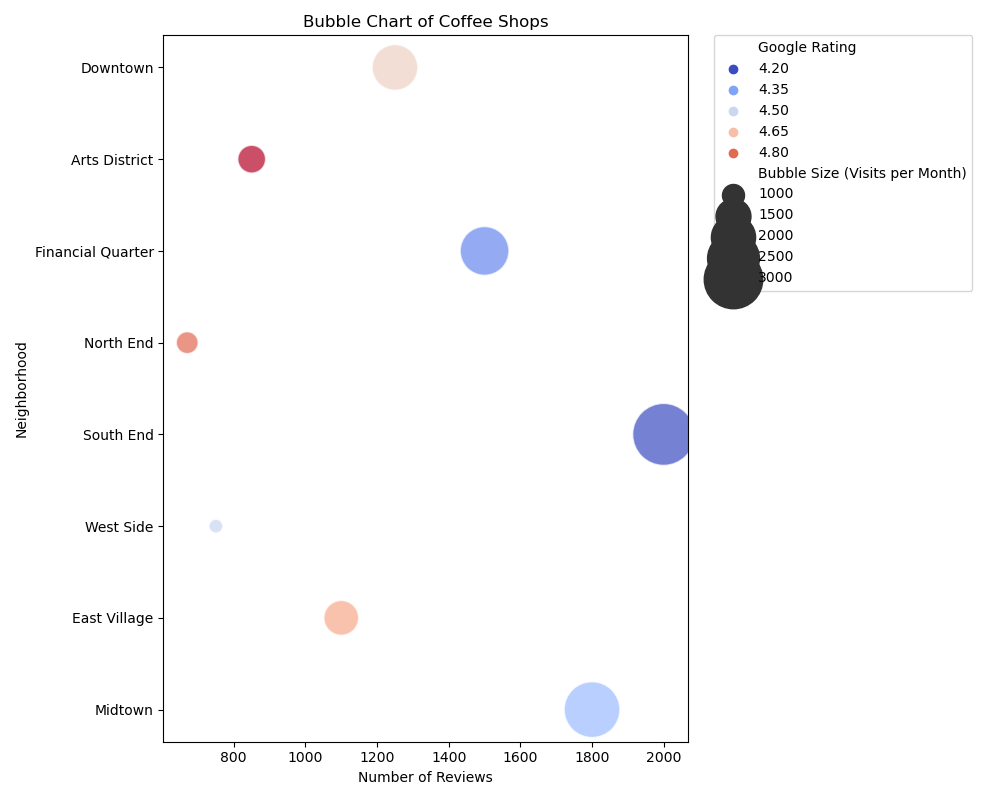

The script that drew this image:

import pandas as pd
import seaborn as sns
import matplotlib.pyplot as plt

# Data provided in a list of dictionaries
data = [
    {'Coffee Shop Name': 'Bean Flickers', 'Neighborhood': 'Downtown', 'Google Rating': 4.6, 'Number of Reviews': 1250, 'Bubble Size (Visits per Month)': 2100},
    {'Coffee Shop Name': "Cup o' Joe", 'Neighborhood': 'Arts District', 'Google Rating': 4.9, 'Number of Reviews': 850, 'Bubble Size (Visits per Month)': 1200},
    {'Coffee Shop Name': 'Steamy Beans', 'Neighborhood': 'Financial Quarter', 'Google Rating': 4.3, 'Number of Reviews': 1500, 'Bubble Size (Visits per Month)': 2300},
    {'Coffee Shop Name': 'Brewed Awakening', 'Neighborhood': 'North End', 'Google Rating': 4.8, 'Number of Reviews': 670, 'Bubble Size (Visits per Month)': 1000},
    {'Coffee Shop Name': 'The Grind House', 'Neighborhood': 'South End', 'Google Rating': 4.2, 'Number of Reviews': 2000, 'Bubble Size (Visits per Month)': 3300},
    {'Coffee Shop Name': 'Mocha Motion', 'Neighborhood': 'West Side', 'Google Rating': 4.5, 'Number of Reviews': 750, 'Bubble Size (Visits per Month)': 800},
    {'Coffee Shop Name': 'Java Lava', 'Neighborhood': 'East Village', 'Google Rating': 4.7, 'Number of Reviews': 1100, 'Bubble Size (Visits per Month)': 1500},
    {'Coffee Shop Name': 'Perk Up!', 'Neighborhood': 'Midtown', 'Google Rating': 4.4, 'Number of Reviews': 1800, 'Bubble Size (Visits per Month)': 2800}
]

# Convert the list of dictionaries to a Pandas DataFrame
df = pd.DataFrame(data)

# Define the size for the plots, fitting the number of neighborhoods
plt.figure(figsize=(10, 8))

# Create the bubble chart using Seaborn's scatterplot method
# The size of each point is proportional to the 'Bubble Size (Visits per Month)'
# 'hue' parameter is used for coloring points based on the 'Google Rating'
bubble_chart = sns.scatterplot(data=df,
                               x='Number of Reviews',
                               y='Neighborhood',
                               size='Bubble Size (Visits per Month)',
                               hue='Google Rating',
                               sizes=(100, 2000),  # Bubble size range
                               alpha=0.7,  # Transparency of the bubbles
                               palette='coolwarm')  # Color palette

# Add a legend outside the plot
plt.legend(bbox_to_anchor=(1.05, 1), loc='upper left', borderaxespad=0.)

# Title and labels for clarity
plt.title('Bubble Chart of Coffee Shops')
plt.xlabel('Number of Reviews')
plt.ylabel('Neighborhood')

# Display the bubble chart
plt.tight_layout()
plt.show()
